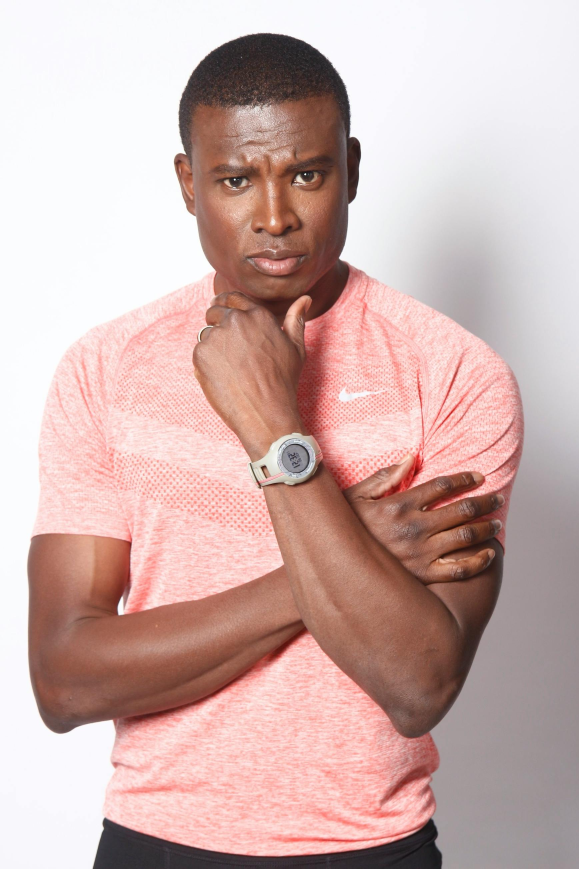
#> input picture assets/andrewdick.jpg, 1737 x 2606 px (shown at 1/3 size)
$ python -i pencil.py   (imports and definitions only)
#> lines starting #> are read from the running program, lines starting #| are printed output that depends on the picture
import cv2 as cv
from ._base import _ensure_image_copy


def apply_pencil(image):
    new_image = _ensure_image_copy(image)
    gray = cv.cvtColor(new_image, cv.COLOR_BGR2GRAY)
    inverted = cv.bitwise_not(gray)
    blurred = cv.GaussianBlur(inverted, (21, 21), sigmaX=0, sigmaY=0)
    inverted_blur = cv.bitwise_not(blurred)
    sketch = cv.divide(gray, inverted_blur, scale=256)
    return cv.cvtColor(sketch, cv.COLOR_GRAY2BGR)

>>> import cv2
>>> picture = cv2.imread('../../assets/andrewdick.jpg', cv2.IMREAD_GRAYSCALE)
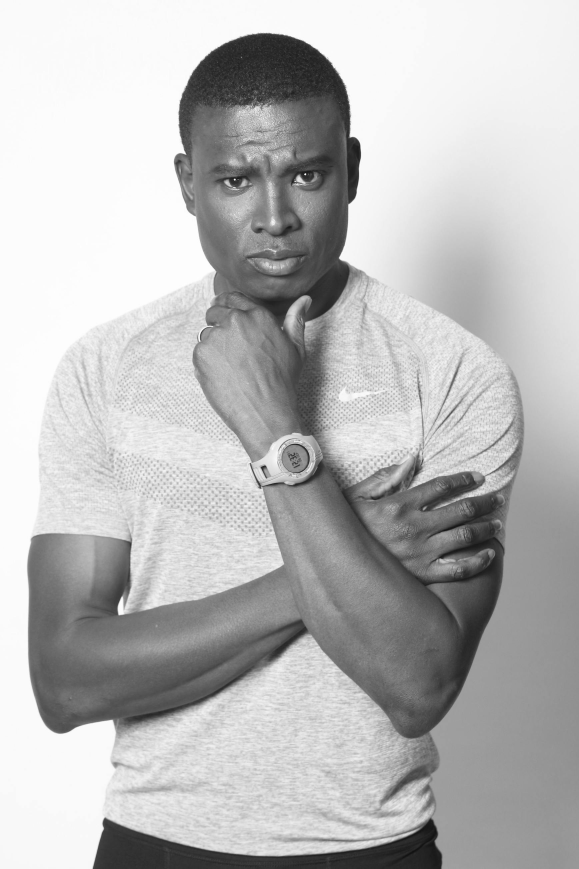
#> picture: shape (2606, 1737) (shown at 1/3 size); min 0, max 255, mean 186.2
#> (the run stopped early here; a loop or call above may not have finished)
